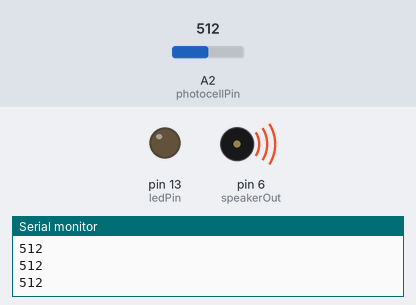
The sketch below on a simulated Arduino Uno, built with avr-gcc and run on an emulated ATmega328P. On the bench: output pins drawn as LEDs (lit = HIGH), buzzer (waves = sounding), the last lines printed to the serial monitor. The inputs (shaded band) are chosen by the test bench; at power-on: A2 (photocellPin) = 512.

Above: at 1.2 s.
1.3 s: A2 (photocellPin) set to 88
4.3 s: A2 (photocellPin) set to 73
At 5.5 s:
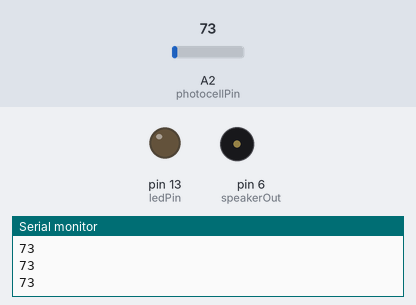
5.8 s: A2 (photocellPin) set to 22
7.3 s: A2 (photocellPin) set to 18
At 8.0 s:
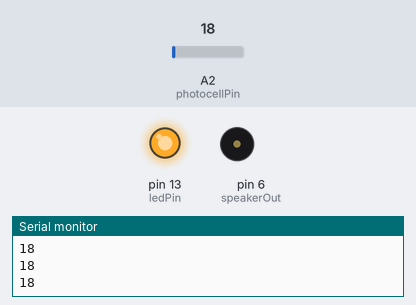
8.8 s: A2 (photocellPin) set to 90
At 9.04 s:
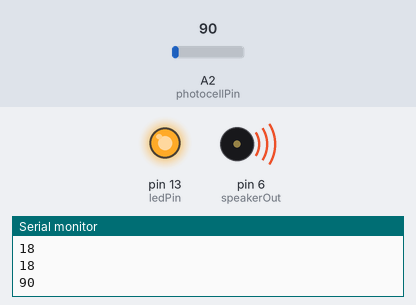
11.8 s: A2 (photocellPin) set to 70
At 13.1 s:
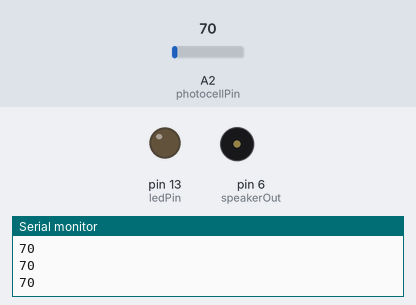
Timing chart, 0 to 14.5 s (numbered marks = the images above; inputs shaded):
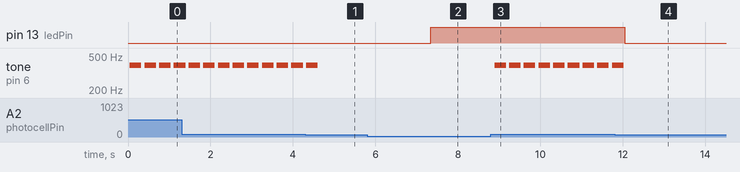

The sketch:

light.ino
```cpp
/*
光敏電阻檢測  暗->  開燈
           一般-> 無動作
             亮-> 喇叭叫
https://blog.jmaker.com.tw/arduino-photoresistor/
*/
int photocellPin = A2; // 光敏電阻 (photocell) 接在 anallog pin 2
int photocellVal = 0; // photocell variable
const int ledPin =  13;      // the number of the LED pin
int speakerOut = 6;
int tone1;
void setup() {
  pinMode(speakerOut, OUTPUT);
  pinMode(ledPin, OUTPUT);
  Serial.begin(9600);
}

void loop() {

  photocellVal = analogRead(photocellPin);
  Serial.println(photocellVal);
  if(photocellVal<20)
  {
    digitalWrite(ledPin, HIGH);
  }
  else if  ((photocellVal>20) and (photocellVal<80))
  {
    digitalWrite(ledPin, LOW);

  }
  else if(photocellVal>80)
  {
    for(int k=0;k<=99;k++)
    {
    tone1 = 2550;

    digitalWrite(speakerOut,HIGH);
    delayMicroseconds(tone1 / 2);
    digitalWrite(speakerOut, LOW);
    delayMicroseconds(tone1 / 2);

    }
  }
  delay(100);

}
```

Measured:
- the behaviour switches between 81 and 80 on A2 (photocellPin) (found by bisection; images 0 and 1)
- the behaviour switches between 20 and 19 on A2 (photocellPin) (found by bisection; images 1 and 2)
- after the input at 4.3 s, tone on pin 6 (speakerOut): goes on until 4.6 s, then stays silent
- after the input at 7.3 s, pin 13 (ledPin): LOW → HIGH at once
- after the input at 8.8 s, tone on pin 6 (speakerOut): alternates 391 Hz for 0.28 s and silent for 0.08 s, starting after 0.09 s
- after the input at 11.8 s, pin 13 (ledPin): HIGH → LOW after 0.25 s; tone on pin 6 (speakerOut): goes on until 12.0 s, then stays silent
- by itself, tone on pin 6 (speakerOut): alternates 391 Hz for 0.28 s and silent for 0.08 s
